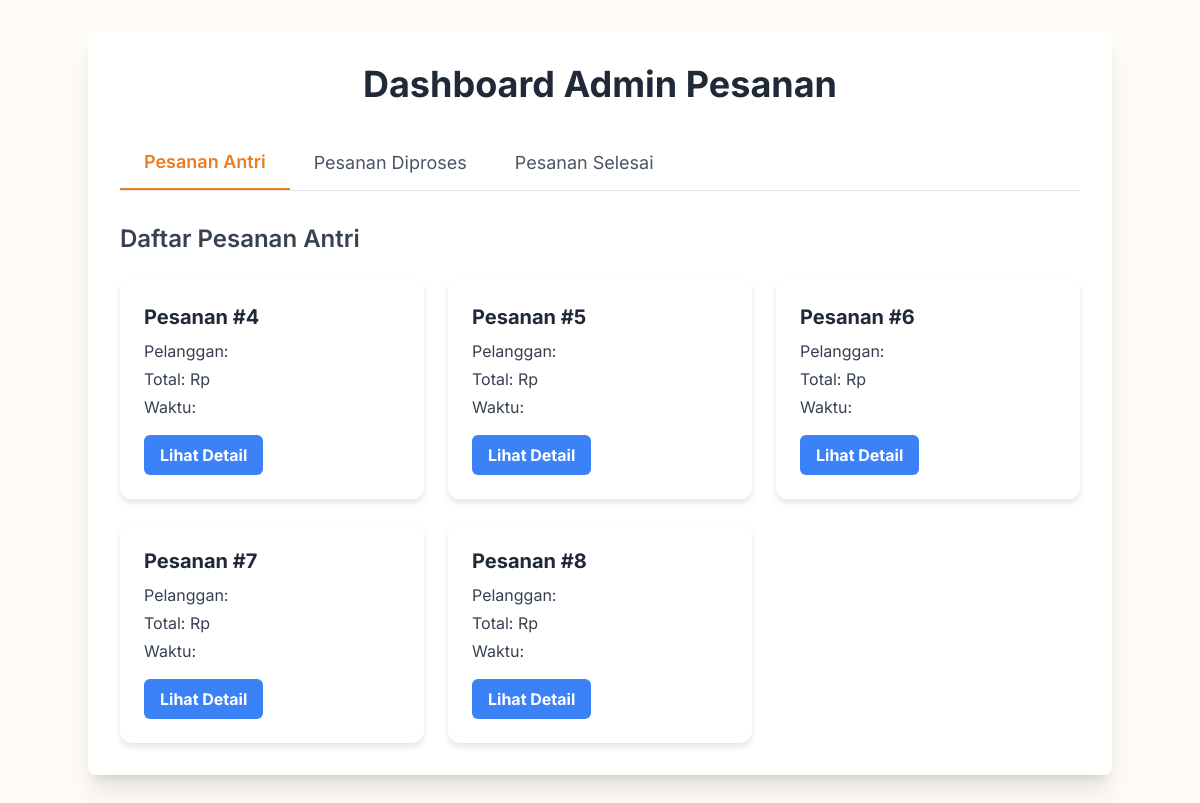
Before: /dashboard/ with the older database file.
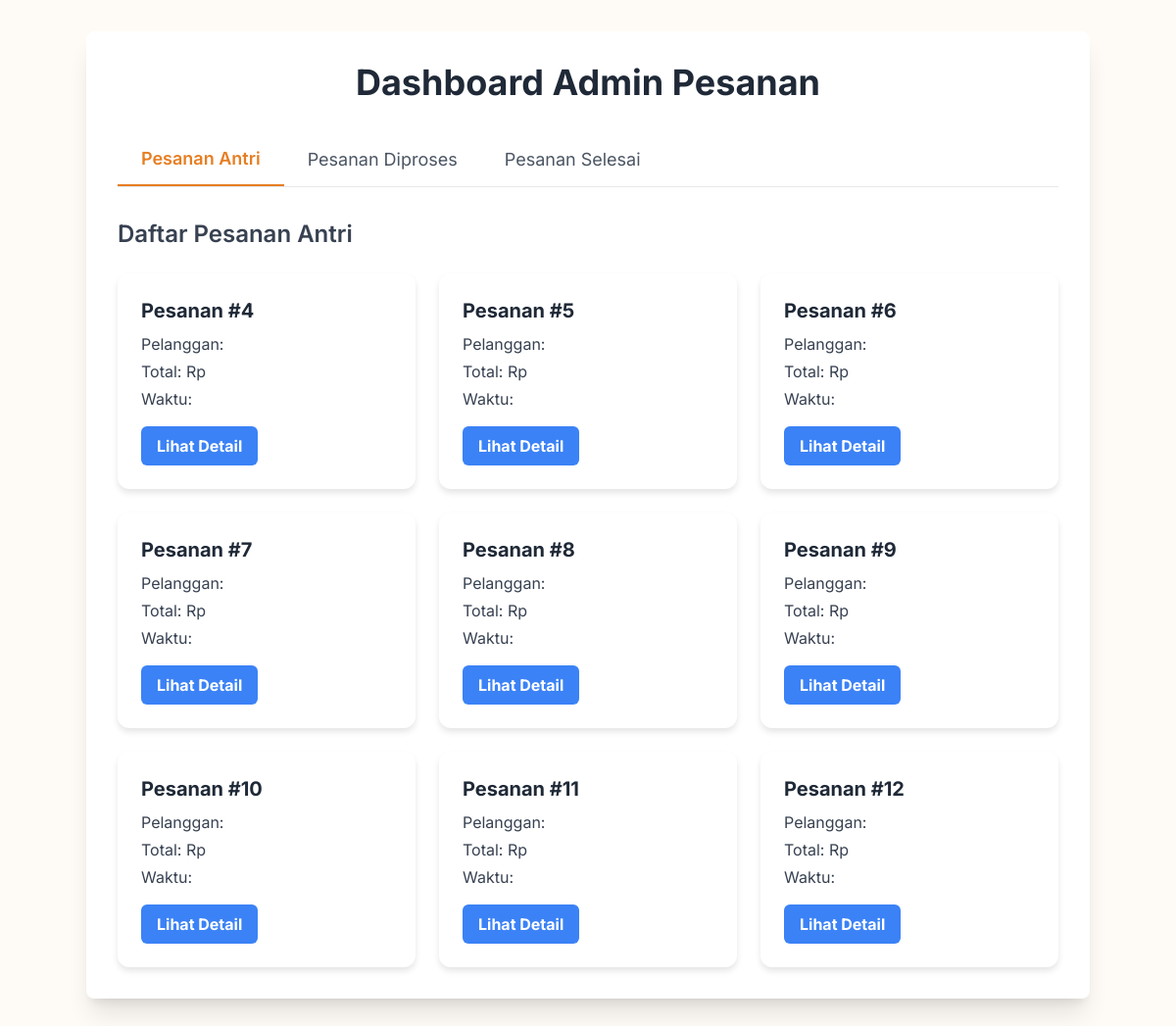
After: the same page with the newer database file.
### kafe_id/models.py (models this page shows)
class Pesanan(models.Model):
    STATUS_CHOICES = [
        ('antri', 'Antri'),
        ('proses', 'Proses'),
        ('selesai', 'Selesai'),
    ]
    user = models.ForeignKey(User, on_delete=models.CASCADE)
    meja = models.ForeignKey(Meja, on_delete=models.CASCADE)
    status = models.CharField(max_length=10, choices=STATUS_CHOICES, default='antri')
    waktu = models.DateTimeField(auto_now_add=True)

### kafe_id/views.py (the view)
# urls.py: path('dashboard/', Dashboard_admin, name='dashboard_admin'),
def Dashboard_admin(request):
    print('Pesanan baru: test pesanan')
    pesanan_antri = Pesanan.objects.filter(status='antri')
    pesanan_diproses = Pesanan.objects.filter(status='proses')
    pesanan_selesai = Pesanan.objects.filter(status='selesai')
    context = {
        'pesanan_antri': pesanan_antri,
        'pesanan_diproses': pesanan_diproses,
        'pesanan_selesai': pesanan_selesai,
    }
    return render(request, 'kafe/dashboard.html', context)

### kafe_id/templates/kafe/dashboard.html (shortened to what this page needs)
{% extends 'base.html' %}
{% block content %}
    <div class="max-w-6xl mx-auto bg-white rounded-lg shadow-xl p-8 my-8">
        <h1 class="text-4xl font-bold text-gray-800 mb-8 text-center">Dashboard Admin Pesanan</h1>
        <div class="mb-8">
            <div class="flex border-b border-gray-200">
                <button class="tab-button px-6 py-3 text-lg text-gray-600 hover:text-orange-500 active" onclick="openTab(event, 'antri')">Pesanan Antri</button>
                <button class="tab-button px-6 py-3 text-lg text-gray-600 hover:text-orange-500" onclick="openTab(event, 'diproses')">Pesanan Diproses</button>
                <button class="tab-button px-6 py-3 text-lg text-gray-600 hover:text-orange-500" onclick="openTab(event, 'selesai')">Pesanan Selesai</button>
            </div>
        </div>
        <div id="antri" class="tab-content active">
            <h2 class="text-2xl font-semibold text-gray-700 mb-6">Daftar Pesanan Antri</h2>
            {% if pesanan_antri %}
                <div class="grid grid-cols-1 md:grid-cols-2 lg:grid-cols-3 gap-6">
                    {% for pesanan in pesanan_antri %}
                        <div class="card">
                            <h3 class="text-xl font-bold text-gray-800 mb-2">Pesanan #{{ pesanan.id }}</h3>
                            <p class="text-gray-700 mb-1">Pelanggan: {{ pesanan.nama_pelanggan }}</p>
                            <p class="text-gray-700 mb-1">Total: Rp {{ pesanan.total|floatformat:0 }}</p>
                            <p class="text-gray-700 mb-4">Waktu: {{ pesanan.waktu_pesan|date:"H:i, d M Y" }}</p>
                            <button class="bg-blue-500 hover:bg-blue-600 text-white font-bold py-2 px-4 rounded-md">Lihat Detail</button>
                        </div>
                    {% endfor %}
                </div>
            {% else %}
                <p class="text-gray-600 text-center">Tidak ada pesanan yang mengantri saat ini.</p>
            {% endif %}
        </div>
    </div>
{% endblock content %}

Changed rows visible on the page:
added Pesanan: id "9"
added Pesanan: id "10"
added Pesanan: id "11"
added Pesanan: id "12"
